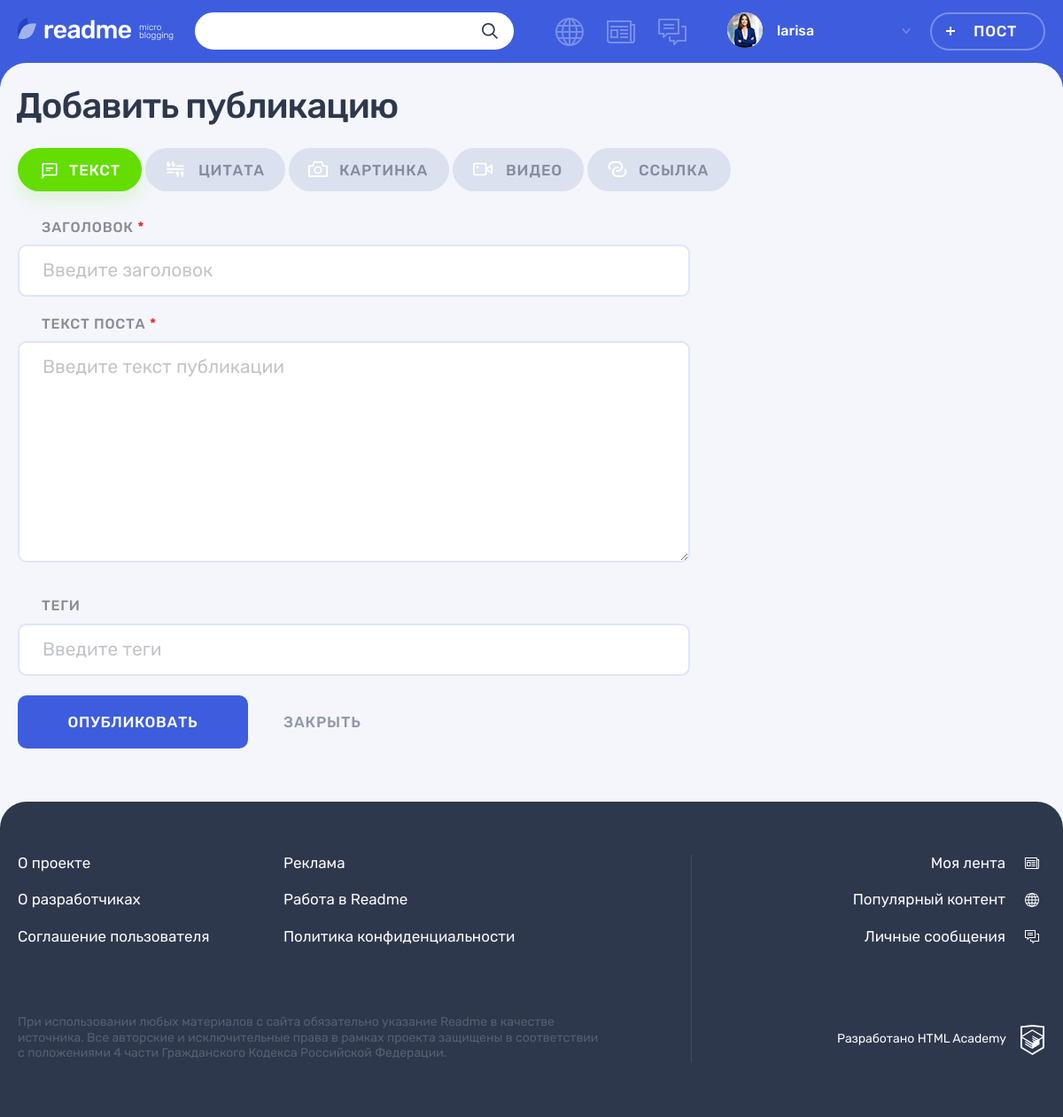
The page /add.php (signed in) on the database its author committed.
### tables this page shows
CREATE TABLE content_types (
  id  INT UNSIGNED AUTO_INCREMENT PRIMARY KEY NOT NULL,
  type_name VARCHAR(128) NOT NULL,
  class_name VARCHAR(128) NOT NULL
);

### helpers.php (called while the page is built, shortened)
<?php
function include_template($name, array $data = [])
{
    $name = 'templates/' . $name;
    extract($data);
    require $name;
    $result = ob_get_clean();
    return $result;
}

### includes/functions.inc.php (called while the page is built, shortened)
<?php
function select_query($con, $sql, $type = 'all')
{
    mysqli_set_charset($con, "utf8");
    $result = mysqli_query($con, $sql) or trigger_error("Ошибка в запросе к базе данных: ".mysqli_error($con), E_USER_ERROR);
    if ($type == 'assoc') {
        return mysqli_fetch_assoc($result);
    }
    return mysqli_fetch_all($result, MYSQLI_ASSOC);
}
function get_filter_active($current_content_type_id, $content_type)
{
    if ($current_content_type_id == $content_type['id']) {
        return 'filters__button--active';
    }
}
function check_validity($con, $current_content_type_id, $fields_map)
{
    if (empty($_POST)) {
        return null;
    }
    return null;
}

### templates/add.php (the view, shortened to what this page needs)
<?php
require_once('includes/functions.inc.php');
?>
<div class="page__main-section">
  <div class="container">
    <h1 class="page__title page__title--adding-post">Добавить публикацию</h1>
  </div>
  <div class="adding-post container">
    <div class="adding-post__tabs-wrapper tabs">
      <div class="adding-post__tabs filters">
        <ul class="adding-post__tabs-list filters__list tabs__list">
          <?php foreach ($content_types as $content_type): ?>
          <li class="adding-post__tabs-item filters__item">
            <a class="adding-post__tabs-link filters__button filters__button--<?= $content_type['class_name'] ?> <?= get_filter_active($current_content_type_id, $content_type) ?> tabs__item tabs__item--active button" href="?post_type=<?= $content_type['id'] ?>">
              <svg class="filters__icon" width="22" height="18">
                <use xlink:href="#icon-filter-<?= $content_type['class_name'] ?>"></use>
              </svg>
              <span><?= $content_type['type_name'] ?></span>
            </a>
          </li>
        <?php endforeach; ?>
        </ul>
      </div>
      <div class="adding-post__tab-content">
        <section class="adding-post__photo tabs__content tabs__content--active">
        <?= $add_content ?>
        </section>
      </div>
    </div>
  </div>
</div>

### rows shown on the page
content_types: type_name "ТЕКСТ"
content_types: type_name "ЦИТАТА"
content_types: type_name "КАРТИНКА"
content_types: type_name "ВИДЕО"
content_types: type_name "ССЫЛКА"

### other values the page prints
$user_name "larisa"
